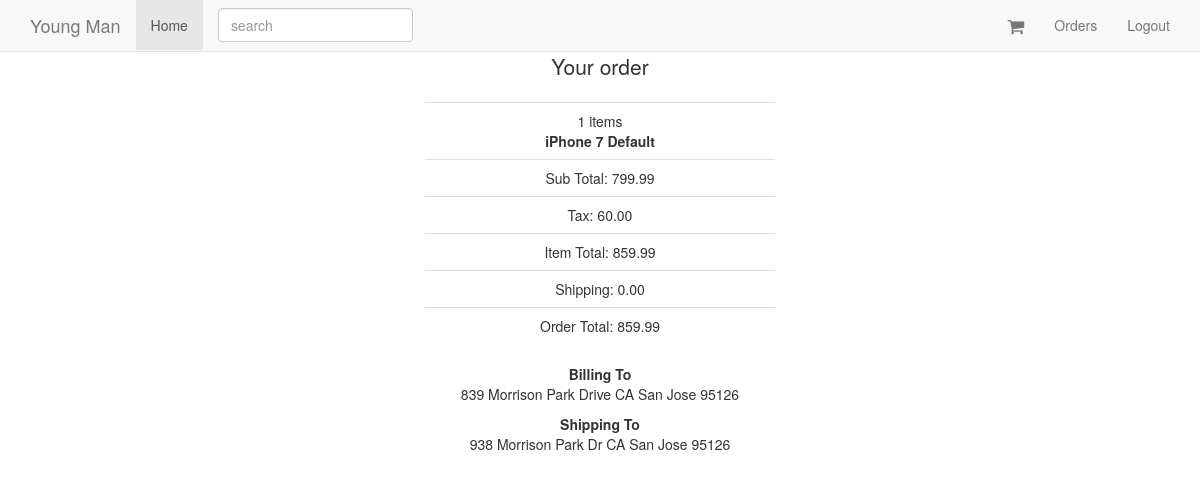
The app's page /orders/22/ (signed in) with its own data.
### orders/models.py (models this page shows, shortened)
class Order(models.Model):
	status = models.CharField(max_length=120, choices=ORDER_STATUS_CHOICES, default='created')
	cart = models.ForeignKey(Cart)
	user = models.ForeignKey(UserCheckout, null=True)
	billing_address = models.ForeignKey(UserAddress, related_name="billing_address", null=True)
	shipping_address = models.ForeignKey(UserAddress, related_name="shipping_address", null=True)
	shipping_total_price = models.DecimalField(decimal_places=2, max_digits=50, default=0.00)
	order_total = models.DecimalField(decimal_places=2, max_digits=50)
	order_id = models.CharField(max_length=20, null=True, blank=True)
	def __str__(self):
		return str(self.cart.id)
	class Meta:
		ordering = ["-id"]

class UserAddress(models.Model):
	user = models.ForeignKey(UserCheckout)
	type = models.CharField(max_length=120, choices=ADDRESS_TYPE)
	street = models.CharField(max_length=120)
	city = models.CharField(max_length=120)
	state = models.CharField(max_length=120)
	zipcode = models.CharField(max_length=120)
	def get_address(self):
		return "{} {} {} {}".format(self.street, self.state, self.city, self.zipcode)

### carts/models.py (models this page shows, shortened)
class Cart(models.Model):
	user = models.ForeignKey(settings.AUTH_USER_MODEL, null=True, blank=True)
	items = models.ManyToManyField(Variation, through=CartItem)
	timestamp = models.DateTimeField(auto_now_add=True, auto_now=False)
	updated = models.DateTimeField(auto_now_add=False, auto_now=True)
	subtotal = models.DecimalField(max_digits=50, decimal_places=2, default=0)
	tax_percentage = models.DecimalField(max_digits=50, decimal_places=2, default=0.085)
	tax_total = models.DecimalField(max_digits=50, decimal_places=2, default=0)
	total = models.DecimalField(max_digits=50, decimal_places=2, default=0)

class CartItem(models.Model):
	cart = models.ForeignKey("Cart")
	item = models.ForeignKey(Variation)
	quantity = models.PositiveIntegerField(default=1)
	line_item_total = models.DecimalField(max_digits=10, decimal_places=2)
	def get_title(self):
		return "{} {}".format(self.item.product.title, self.item.title)

### products/models.py (models this page shows, shortened)
class Variation(models.Model):
	product = models.ForeignKey(Product)
	title = models.CharField(max_length=120)
	price = models.DecimalField(decimal_places=2, max_digits=20)
	sale_price = models.DecimalField(decimal_places=2, max_digits=20, null=True, blank=True)
	active = models.BooleanField(default=True)
	inventory = models.IntegerField(null=True, blank=True) # refer - 1 = unlimited amount

class Product(models.Model):
	title = models.CharField(max_length=120)
	description = models.TextField(blank=True, null=True)
	price = models.DecimalField(decimal_places=2, max_digits=20)
	active = models.BooleanField(default=True)
	categories = models.ManyToManyField('Category', blank=True)
	default = models.ForeignKey('Category', related_name="default_category", null=True, blank=True)
	objects = ProductManager()
	class Meta:
		ordering = ["-title"]

### orders/views.py (the view)
# urls.py: url(r'^orders/(?P<pk>\d+)/$', OrderDetail.as_view(), name='order_detail'),
class OrderDetail(DetailView):
	model = Order
	def dispatch(self, request, *args, **kwargs):
		try:
			user_checkout_id = self.request.session.get("user_checkout_id")
			user_checkout = UserCheckout.objects.get(id=user_checkout_id)
			print(user_checkout_id)
			print("18")
		except UserCheckout.DoesNotExist:
			user_checkout = UserCheckout.objects.get(user=request.user)
			print("22")
		except:
			user_checkout = None
			print("25")
		print(user_checkout)
		obj = self.get_object()
		print("26", obj)
		if obj.user == user_checkout and user_checkout is not None:
			return super().dispatch(request, *args, **kwargs)
		else:
			raise Http404

### orders/models.py (called while the page is built)
	def __str__(self):
		return self.email

### orders/templates/orders/order_detail.html
{% extends 'base.html' %}
{% block content %}
{% include 'orders/order_summary_short.html' %}
{% endblock %}

### orders/templates/orders/order_summary_short.html
<div class="col-sm-4 col-sm-offset-4 text-center">
    <p class="lead">
        Your order
    </p>
    <table class="table">
		<tr>
			<td>{{ order.cart.cartitem_set.count }} items<br>
			{% for i in order.cart.cartitem_set.all %}
			<b>{{ i.get_title }}</b>
			{% endfor %}
			</td>
		</tr>
        <tr>
            <td>Sub Total: {{ order.cart.subtotal }}</td>
        </tr>
        <tr>
            <td>Tax: {{ order.cart.tax_total }}</td>
        </tr>
        <tr>
            <td>Item Total: {{ order.cart.total }}</td>
        </tr>
        <tr>
            <td>Shipping: {{ order.shipping_total_price }}</td>
        </tr>
        <tr>
            <td>Order Total: {{ order.order_total }}</td>
        </tr>
    </table>
</div>
<div class="col-sm-4 col-sm-offset-4 text-center">
	<p><b>Billing To</b><br>
		{{ order.billing_address.get_address }}
	</p>
	<p><b>Shipping To</b><br>
		{{ order.shipping_address.get_address }}
	</p>

### static/our_static/css/navbar-static-top.css (style rules this page uses)
body { min-height: 2000px; }

### records on screen
Order: cart.cartitem_set.count "1", cart.subtotal "799.99", cart.tax_total "60.00", cart.total "859.99", shipping_total_price "0.00", order_total "859.99", billing_address.get_address "839 Morrison Park Drive CA San Jose 95126", shipping_address.get_address "938 Morrison Park Dr CA San Jose 95126"
CartItem: get_title "iPhone 7 Default"
